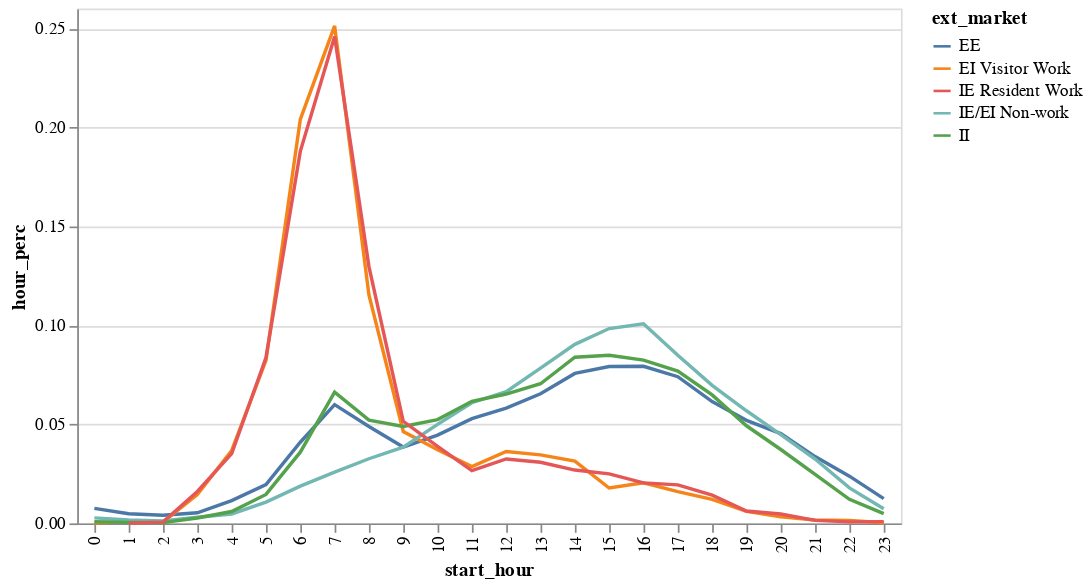

Here is the notebook cell this chart was saved with:
### Code cell
# hourly departures by market
replica_departures = replica_trips.groupby(['start_hour','ext_market']).size().reset_index(name='count')
replica_departures['hour_perc'] = replica_departures['count'] / replica_departures.groupby(['ext_market'])['count'].transform('sum')

ext_chart = alt.Chart(replica_departures).mark_line(point=False, color='#006FA1').encode(
    x='start_hour:O',
    y='hour_perc:Q',
    color='ext_market:N',
    tooltip=['start_hour', 'hour_perc']
)

ext_chart

### Figure 1 — Vega-Lite specification as saved in the notebook (floating-point values rounded to 4 significant figures)
{"config": {"view": {"continuousWidth": 300, "continuousHeight": 300}}, "data": {"name": "data-fd6c8a317539edd0f9340d844c4af0a6"}, "mark": {"type": "line", "color": "#006FA1", "point": false}, "encoding": {"color": {"field": "ext_market", "type": "nominal"}, "tooltip": [{"field": "start_hour", "type": "quantitative"}, {"field": "hour_perc", "type": "quantitative"}], "x": {"field": "start_hour", "type": "ordinal"}, "y": {"field": "hour_perc", "type": "quantitative"}}, "$schema": "https://vega.github.io/schema/vega-lite/v5.20.1.json", "datasets": {"data-fd6c8a317539edd0f9340d844c4af0a6": [{"start_hour": 0, "ext_market": "EE", "count": 307, "hour_perc": 0.007594}, {"start_hour": 0, "ext_market": "EI Visitor Work", "count": 2, "hour_perc": 0.0002883}, {"start_hour": 0, "ext_market": "IE/EI Non-work", "count": 182, "hour_perc": 0.002763}, {"start_hour": 0, "ext_market": "II", "count": 187, "hour_perc": 0.0008143}, {"start_hour": 1, "ext_market": "EE", "count": 198, "hour_perc": 0.004898}, {"start_hour": 1, "ext_market": "EI Visitor Work", "count": 6, "hour_perc": 0.0008649}, {"start_hour": 1, "ext_market": "IE Resident Work", "count": 1, "hour_perc": 0.000127}, {"start_hour": 1, "ext_market": "IE/EI Non-work", "count": 112, "hour_perc": 0.001701}, {"start_hour": 1, "ext_market": "II", "count": 117, "hour_perc": 0.0005095}, {"start_hour": 2, "ext_market": "EE", "count": 166, "hour_perc": 0.004106}, {"start_hour": 2, "ext_market": "EI Visitor Work", "count": 5, "hour_perc": 0.0007208}, {"start_hour": 2, "ext_market": "IE Resident Work", "count": 5, "hour_perc": 0.0006352}, {"start_hour": 2, "ext_market": "IE/EI Non-work", "count": 84, "hour_perc": 0.001275}, {"start_hour": 2, "ext_market": "II", "count": 92, "hour_perc": 0.0004006}, {"start_hour": 3, "ext_market": "EE", "count": 216, "hour_perc": 0.005343}, {"start_hour": 3, "ext_market": "EI Visitor Work", "count": 101, "hour_perc": 0.01456}, {"start_hour": 3, "ext_market": "IE Resident Work", "count": 127, "hour_perc": 0.01613}, {"start_hour": 3, "ext_market": "IE/EI Non-work", "count": 205, "hour_perc": 0.003113}, {"start_hour": 3, "ext_market": "II", "count": 620, "hour_perc": 0.0027}, {"start_hour": 4, "ext_market": "EE", "count": 465, "hour_perc": 0.0115}, {"start_hour": 4, "ext_market": "EI Visitor Work", "count": 255, "hour_perc": 0.03676}, {"start_hour": 4, "ext_market": "IE Resident Work", "count": 277, "hour_perc": 0.03519}, {"start_hour": 4, "ext_market": "IE/EI Non-work", "count": 314, "hour_perc": 0.004768}, {"start_hour": 4, "ext_market": "II", "count": 1376, "hour_perc": 0.005992}, {"start_hour": 5, "ext_market": "EE", "count": 791, "hour_perc": 0.01957}, {"start_hour": 5, "ext_market": "EI Visitor Work", "count": 571, "hour_perc": 0.08231}, {"start_hour": 5, "ext_market": "IE Resident Work", "count": 659, "hour_perc": 0.08371}, {"start_hour": 5, "ext_market": "IE/EI Non-work", "count": 709, "hour_perc": 0.01076}, {"start_hour": 5, "ext_market": "II", "count": 3355, "hour_perc": 0.01461}, {"start_hour": 6, "ext_market": "EE", "count": 1657, "hour_perc": 0.04099}, {"start_hour": 6, "ext_market": "EI Visitor Work", "count": 1415, "hour_perc": 0.204}, {"start_hour": 6, "ext_market": "IE Resident Work", "count": 1479, "hour_perc": 0.1879}, {"start_hour": 6, "ext_market": "IE/EI Non-work", "count": 1241, "hour_perc": 0.01884}, {"start_hour": 6, "ext_market": "II", "count": 8258, "hour_perc": 0.03596}, {"start_hour": 7, "ext_market": "EE", "count": 2425, "hour_perc": 0.05998}, {"start_hour": 7, "ext_market": "EI Visitor Work", "count": 1743, "hour_perc": 0.2513}, {"start_hour": 7, "ext_market": "IE Resident Work", "count": 1936, "hour_perc": 0.2459}, {"start_hour": 7, "ext_market": "IE/EI Non-work", "count": 1702, "hour_perc": 0.02584}, {"start_hour": 7, "ext_market": "II", "count": 15226, "hour_perc": 0.06631}, {"start_hour": 8, "ext_market": "EE", "count": 1979, "hour_perc": 0.04895}, {"start_hour": 8, "ext_market": "EI Visitor Work", "count": 800, "hour_perc": 0.1153}, {"start_hour": 8, "ext_market": "IE Resident Work", "count": 1021, "hour_perc": 0.1297}, {"start_hour": 8, "ext_market": "IE/EI Non-work", "count": 2150, "hour_perc": 0.03264}, {"start_hour": 8, "ext_market": "II", "count": 11980, "hour_perc": 0.05217}, {"start_hour": 9, "ext_market": "EE", "count": 1559, "hour_perc": 0.03856}, {"start_hour": 9, "ext_market": "EI Visitor Work", "count": 322, "hour_perc": 0.04642}, {"start_hour": 9, "ext_market": "IE Resident Work", "count": 406, "hour_perc": 0.05158}, {"start_hour": 9, "ext_market": "IE/EI Non-work", "count": 2538, "hour_perc": 0.03854}, {"start_hour": 9, "ext_market": "II", "count": 11247, "hour_perc": 0.04898}, {"start_hour": 10, "ext_market": "EE", "count": 1802, "hour_perc": 0.04457}, {"start_hour": 10, "ext_market": "EI Visitor Work", "count": 258, "hour_perc": 0.03719}, {"start_hour": 10, "ext_market": "IE Resident Work", "count": 306, "hour_perc": 0.03887}, {"start_hour": 10, "ext_market": "IE/EI Non-work", "count": 3293, "hour_perc": 0.05}, {"start_hour": 10, "ext_market": "II", "count": 12039, "hour_perc": 0.05243}, {"start_hour": 11, "ext_market": "EE", "count": 2139, "hour_perc": 0.05291}, {"start_hour": 11, "ext_market": "EI Visitor Work", "count": 199, "hour_perc": 0.02869}, {"start_hour": 11, "ext_market": "IE Resident Work", "count": 210, "hour_perc": 0.02668}, {"start_hour": 11, "ext_market": "IE/EI Non-work", "count": 4014, "hour_perc": 0.06095}, {"start_hour": 11, "ext_market": "II", "count": 14158, "hour_perc": 0.06165}, {"start_hour": 12, "ext_market": "EE", "count": 2353, "hour_perc": 0.0582}, {"start_hour": 12, "ext_market": "EI Visitor Work", "count": 252, "hour_perc": 0.03633}, {"start_hour": 12, "ext_market": "IE Resident Work", "count": 256, "hour_perc": 0.03252}, {"start_hour": 12, "ext_market": "IE/EI Non-work", "count": 4384, "hour_perc": 0.06656}, {"start_hour": 12, "ext_market": "II", "count": 15001, "hour_perc": 0.06533}, {"start_hour": 13, "ext_market": "EE", "count": 2645, "hour_perc": 0.06543}, {"start_hour": 13, "ext_market": "EI Visitor Work", "count": 240, "hour_perc": 0.0346}, {"start_hour": 13, "ext_market": "IE Resident Work", "count": 243, "hour_perc": 0.03087}, {"start_hour": 13, "ext_market": "IE/EI Non-work", "count": 5164, "hour_perc": 0.07841}, {"start_hour": 13, "ext_market": "II", "count": 16193, "hour_perc": 0.07052}, {"start_hour": 14, "ext_market": "EE", "count": 3062, "hour_perc": 0.07574}, {"start_hour": 14, "ext_market": "EI Visitor Work", "count": 218, "hour_perc": 0.03143}, {"start_hour": 14, "ext_market": "IE Resident Work", "count": 212, "hour_perc": 0.02693}, {"start_hour": 14, "ext_market": "IE/EI Non-work", "count": 5955, "hour_perc": 0.09042}, {"start_hour": 14, "ext_market": "II", "count": 19276, "hour_perc": 0.08394}, {"start_hour": 15, "ext_market": "EE", "count": 3204, "hour_perc": 0.07925}, {"start_hour": 15, "ext_market": "EI Visitor Work", "count": 124, "hour_perc": 0.01788}, {"start_hour": 15, "ext_market": "IE Resident Work", "count": 197, "hour_perc": 0.02503}, {"start_hour": 15, "ext_market": "IE/EI Non-work", "count": 6481, "hour_perc": 0.0984}, {"start_hour": 15, "ext_market": "II", "count": 19501, "hour_perc": 0.08492}, {"start_hour": 16, "ext_market": "EE", "count": 3207, "hour_perc": 0.07933}, {"start_hour": 16, "ext_market": "EI Visitor Work", "count": 142, "hour_perc": 0.02047}, {"start_hour": 16, "ext_market": "IE Resident Work", "count": 161, "hour_perc": 0.02045}, {"start_hour": 16, "ext_market": "IE/EI Non-work", "count": 6642, "hour_perc": 0.1008}, {"start_hour": 16, "ext_market": "II", "count": 18937, "hour_perc": 0.08247}, {"start_hour": 17, "ext_market": "EE", "count": 2995, "hour_perc": 0.07408}, {"start_hour": 17, "ext_market": "EI Visitor Work", "count": 111, "hour_perc": 0.016}, {"start_hour": 17, "ext_market": "IE Resident Work", "count": 153, "hour_perc": 0.01944}, {"start_hour": 17, "ext_market": "IE/EI Non-work", "count": 5593, "hour_perc": 0.08492}, {"start_hour": 17, "ext_market": "II", "count": 17672, "hour_perc": 0.07696}, {"start_hour": 18, "ext_market": "EE", "count": 2486, "hour_perc": 0.06149}, {"start_hour": 18, "ext_market": "EI Visitor Work", "count": 84, "hour_perc": 0.01211}, {"start_hour": 18, "ext_market": "IE Resident Work", "count": 112, "hour_perc": 0.01423}, {"start_hour": 18, "ext_market": "IE/EI Non-work", "count": 4591, "hour_perc": 0.06971}, {"start_hour": 18, "ext_market": "II", "count": 14897, "hour_perc": 0.06487}, {"start_hour": 19, "ext_market": "EE", "count": 2104, "hour_perc": 0.05204}, {"start_hour": 19, "ext_market": "EI Visitor Work", "count": 42, "hour_perc": 0.006054}, {"start_hour": 19, "ext_market": "IE Resident Work", "count": 49, "hour_perc": 0.006225}, {"start_hour": 19, "ext_market": "IE/EI Non-work", "count": 3746, "hour_perc": 0.05688}, {"start_hour": 19, "ext_market": "II", "count": 11319, "hour_perc": 0.04929}, {"start_hour": 20, "ext_market": "EE", "count": 1833, "hour_perc": 0.04534}, {"start_hour": 20, "ext_market": "EI Visitor Work", "count": 23, "hour_perc": 0.003316}, {"start_hour": 20, "ext_market": "IE Resident Work", "count": 37, "hour_perc": 0.0047}, {"start_hour": 20, "ext_market": "IE/EI Non-work", "count": 2952, "hour_perc": 0.04482}, {"start_hour": 20, "ext_market": "II", "count": 8571, "hour_perc": 0.03732}, {"start_hour": 21, "ext_market": "EE", "count": 1364, "hour_perc": 0.03374}, {"start_hour": 21, "ext_market": "EI Visitor Work", "count": 12, "hour_perc": 0.00173}, {"start_hour": 21, "ext_market": "IE Resident Work", "count": 12, "hour_perc": 0.001524}, {"start_hour": 21, "ext_market": "IE/EI Non-work", "count": 2141, "hour_perc": 0.03251}, {"start_hour": 21, "ext_market": "II", "count": 5692, "hour_perc": 0.02479}, {"start_hour": 22, "ext_market": "EE", "count": 964, "hour_perc": 0.02385}, {"start_hour": 22, "ext_market": "EI Visitor Work", "count": 10, "hour_perc": 0.001442}, {"start_hour": 22, "ext_market": "IE Resident Work", "count": 6, "hour_perc": 0.0007622}, {"start_hour": 22, "ext_market": "IE/EI Non-work", "count": 1182, "hour_perc": 0.01795}, {"start_hour": 22, "ext_market": "II", "count": 2796, "hour_perc": 0.01218}, {"start_hour": 23, "ext_market": "EE", "count": 506, "hour_perc": 0.01252}, {"start_hour": 23, "ext_market": "EI Visitor Work", "count": 2, "hour_perc": 0.0002883}, {"start_hour": 23, "ext_market": "IE Resident Work", "count": 7, "hour_perc": 0.0008892}, {"start_hour": 23, "ext_market": "IE/EI Non-work", "count": 487, "hour_perc": 0.007394}, {"start_hour": 23, "ext_market": "II", "count": 1124, "hour_perc": 0.004895}]}}
